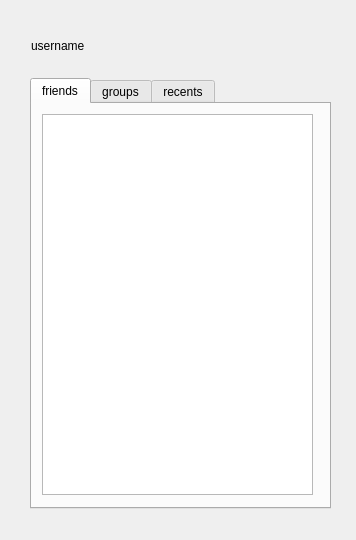
<?xml version="1.0" encoding="UTF-8"?>
<ui version="4.0">
 <class>MainWin</class>
 <widget class="QWidget" name="MainWin">
  <property name="geometry">
   <rect>
    <x>0</x>
    <y>0</y>
    <width>356</width>
    <height>540</height>
   </rect>
  </property>
  <property name="windowTitle">
   <string>XX_CHAT</string>
  </property>
  <widget class="QTabWidget" name="tabWidget">
   <property name="geometry">
    <rect>
     <x>30</x>
     <y>78</y>
     <width>301</width>
     <height>431</height>
    </rect>
   </property>
   <property name="currentIndex">
    <number>0</number>
   </property>
   <widget class="QWidget" name="friends">
    <attribute name="title">
     <string>friends</string>
    </attribute>
    <widget class="QTreeView" name="treeView_friends">
     <property name="geometry">
      <rect>
       <x>10</x>
       <y>10</y>
       <width>271</width>
       <height>381</height>
      </rect>
     </property>
    </widget>
   </widget>
   <widget class="QWidget" name="groups">
    <attribute name="title">
     <string>groups</string>
    </attribute>
    <widget class="QListView" name="listView_groups">
     <property name="geometry">
      <rect>
       <x>10</x>
       <y>10</y>
       <width>271</width>
       <height>381</height>
      </rect>
     </property>
    </widget>
   </widget>
   <widget class="QWidget" name="recents">
    <attribute name="title">
     <string>recents</string>
    </attribute>
    <widget class="QListView" name="listView_recents">
     <property name="geometry">
      <rect>
       <x>10</x>
       <y>10</y>
       <width>271</width>
       <height>381</height>
      </rect>
     </property>
    </widget>
   </widget>
  </widget>
  <widget class="QLabel" name="userNameLabel">
   <property name="geometry">
    <rect>
     <x>31</x>
     <y>30</y>
     <width>301</width>
     <height>31</height>
    </rect>
   </property>
   <property name="text">
    <string>username</string>
   </property>
  </widget>
  <zorder>tabWidget</zorder>
  <zorder>tabWidget</zorder>
  <zorder>userNameLabel</zorder>
 </widget>
 <resources/>
 <connections/>
</ui>
